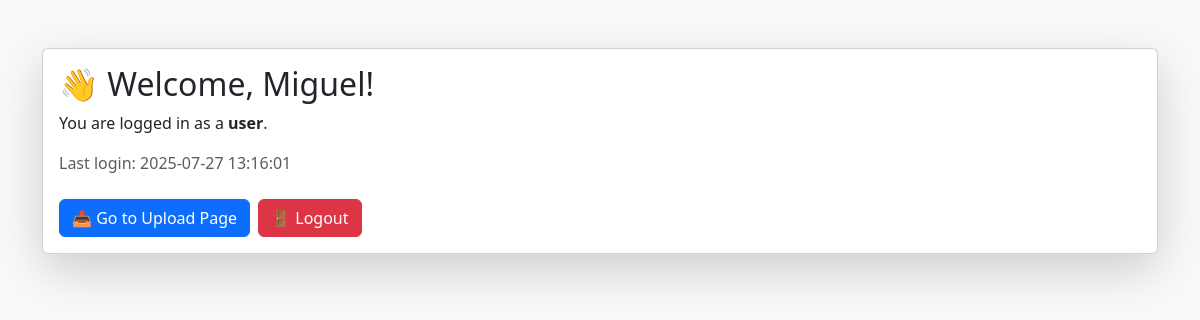
/ (signed in), run on the app's committed database.
### tables this page shows
CREATE TABLE users (
            id INTEGER PRIMARY KEY AUTOINCREMENT,
            username TEXT UNIQUE NOT NULL,
            password TEXT NOT NULL,
            role TEXT DEFAULT 'user'
        , last_login TEXT);

### app.py (the view)
@app.route('/')
@login_required
def dashboard():
    user = get_user(current_user.username)
    return render_template('dashboard.html', username=user[1], role=user[3], last_login=user[4])

### app.py (called while the page is built)
@login_manager.user_loader
def load_user(user_id):
    user = get_user_by_id(user_id)
    if user:
        return User(user[0], user[1], user[2], user[3])
    return None

### models.py (called while the page is built)
def get_user(username):
    conn = sqlite3.connect(DB_NAME)
    c = conn.cursor()
    c.execute('SELECT * FROM users WHERE username = ?', (username,))
    user = c.fetchone()
    conn.close()
    return user

def get_user_by_id(user_id):
    conn = sqlite3.connect(DB_NAME)
    c = conn.cursor()
    c.execute('SELECT * FROM users WHERE id = ?', (user_id,))
    user = c.fetchone()
    conn.close()
    return user

### templates/dashboard.html (shortened to what this page needs)
<!DOCTYPE html>
<html lang="en">
<head>
    <link href="https://cdn.jsdelivr.net/npm/bootstrap@5.3.0/dist/css/bootstrap.min.css" rel="stylesheet">
</head>
<body class="bg-light">
<div class="container py-5">
    <div class="card shadow-lg">
        <div class="card-body">
            <h2 class="card-title">👋 Welcome, {{ username }}!</h2>
            <p class="card-text">You are logged in as a <strong>{{ role }}</strong>.</p>
              <p class="text-muted mb-4">
                 Last login:
                         {{ last_login if last_login else "N/A" }}
                                 </p>
            <div class="d-grid gap-2 d-md-flex mt-4">
                <a href="/upload" class="btn btn-primary">📤 Go to Upload Page</a>
                <a href="/logout" class="btn btn-danger">🚪 Logout</a>
            </div>
        </div>
    </div>
</div>
</body>
</html>

### data on the page
users: username "Miguel", role "user", last_login "2025-07-27 13:16:01"
